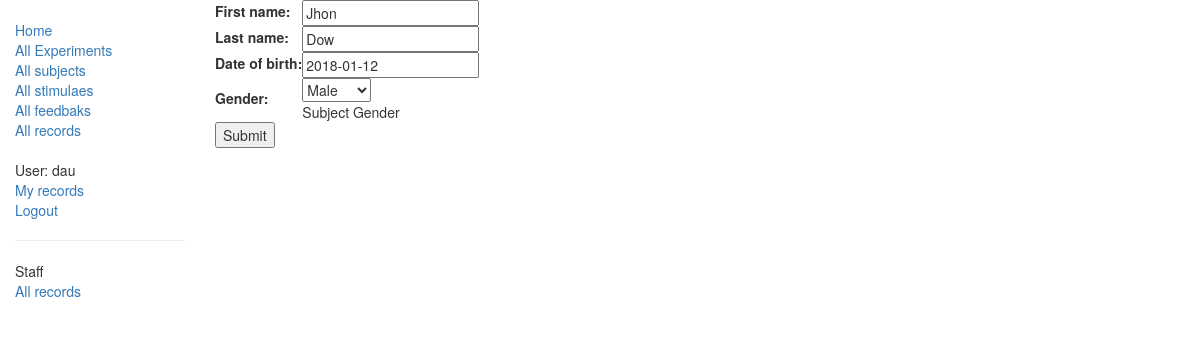
/lablog/subject/1/update/ (signed in), run on the app's committed database.
### lablog/models.py (models this page shows, shortened)
class Subject(models.Model):
    first_name = models.CharField(max_length=100)
    last_name = models.CharField(max_length=100)
    date_of_birth = models.DateField(null=True, blank=True)
    experiments = models.ManyToManyField(Experiment) # , on_delete=models.SET_NULL, null=True)
    GENDER = (
        ('M', 'Male'),
        ('F', 'Female'),
        ('O', 'Other'),
    )
    gender = models.CharField(max_length=1, choices=GENDER, blank=True, default='O', help_text='Subject Gender')
    class Meta:
       ordering = ['last_name']

### lablog/views.py (the view)
# urls.py: url(r'^subject/(?P<pk>\d+)/update/$', views.SubjectUpdate.as_view(), name='subject_update'),
class SubjectUpdate(PermissionRequiredMixin, UpdateView):
    model = Subject
    fields = ['first_name','last_name','date_of_birth','gender']
    permission_required = 'lablog.can_change_status'

### lablog/templates/lablog/subject_form.html (shortened to what this page needs)
{% extends "base_generic.html" %}
{% block content %}
<form action="" method="post">
    <table>
    {{ form.as_table }}
    </table>
    <input type="submit" value="Submit" />
</form>
{% endblock %}

### lablog/templates/base_generic.html (shortened to what this page needs)
<!DOCTYPE html>
<html lang="en">
<head>
  <link rel="stylesheet" href="https://maxcdn.bootstrapcdn.com/bootstrap/3.3.7/css/bootstrap.min.css">
  {% load static %}
  <link rel="stylesheet" href="{% static 'css/styles.css' %}">
</head>
<body>
<div class="container-fluid">
<div class="row">
  <div class="col-sm-2">
  {% block sidebar %}
  <ul class="sidebar-nav">
    <li><a href="{% url 'index' %}">Home</a></li>
    <li><a href="{% url 'experiments' %}">All Experiments</a></li>
    <li><a href="{% url 'subjects' %}">All subjects</a></li>
    <li><a href="{% url 'stimulaes' %}">All stimulaes</a></li>
    <li><a href="{% url 'feedbacks' %}">All feedbaks</a></li>
    <li><a href="{% url 'records' %}">All records</a></li>
  </ul>
  <ul class="sidebar-nav">
   {% if user.is_authenticated %}
     <li>User: {{ user.get_username }}</li>
     <li><a href="{% url 'my-records' %}">My records</a></li>
     <li><a href="{% url 'logout'%}?next={{request.path}}">Logout</a></li>
   {% else %}
     <li><a href="{% url 'login'%}?next={{request.path}}">Login</a></li>
   {% endif %}
  </ul>
   {% if user.is_staff %}
   <hr />
   <ul class="sidebar-nav">
   <li>Staff</li>
   {% if perms.lablog.can_mark_returned %}
   <li><a href="{% url 'all-records' %}">All records</a></li>
   {% endif %}
   </ul>
    {% endif %}
{% endblock %}
  </div>
  <div class="col-sm-10 ">
  {% block content %}{% endblock %}
  </div>
</div>
</div>
</body>
</html>

### lablog/static/css/styles.css (style rules this page uses)
.sidebar-nav { margin-top: 20px; padding: 0; list-style: none; }

### data on the page
Subject: first_name "Jhon", last_name "Dow", date_of_birth "2018-01-12", gender "Male"

### other printed values
{{ user.get_username }} "dau"
